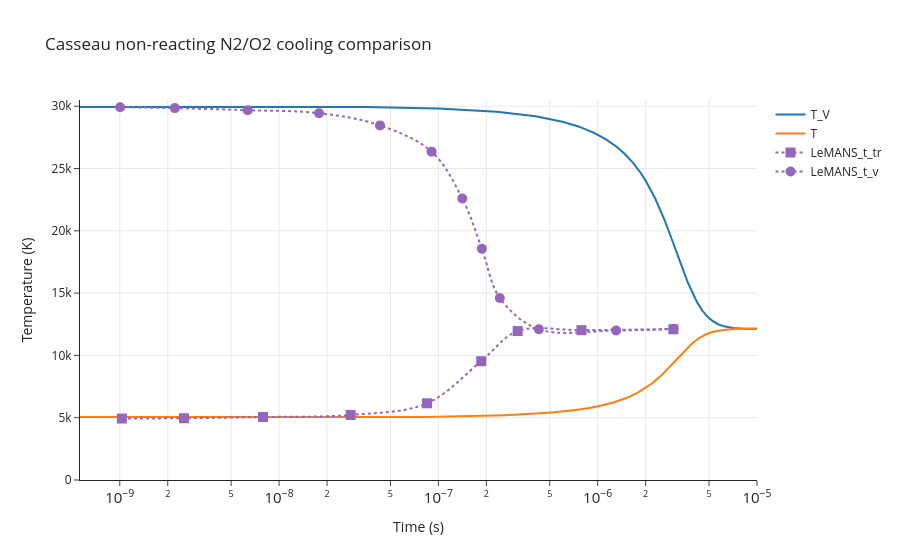

Notebook source saved alongside this figure:
### Code cell
make_temperature_reference_plot(
    result=multispecies_cooling_result,
    reference_csv=RESULTS_DIR / 'casseau_figure_3_4.csv',
    title='Casseau non-reacting N2/O2 cooling comparison',
    yaxis_range=[0, 30500],
    T_eq=7623.3,
)

### Figure 1 — Plotly figure (JSON) as saved in the notebook; plotly's stock layout.template omitted (floating-point values rounded to 4 significant figures; data arrays with more than 128 entries replaced by an {"elided": "..."} marker saying what was removed)
{"data": [{"mode": "lines", "name": "T_V", "type": "scatter", "x": {"elided": "10001 float values"}, "y": {"elided": "10001 float values"}}, {"mode": "lines", "name": "T", "type": "scatter", "x": {"elided": "10001 float values"}, "y": {"elided": "10001 float values"}}, {"line": {"dash": "dot", "shape": "spline", "smoothing": 1}, "marker": {"color": "#9467bd", "size": 10, "symbol": "square"}, "mode": "markers+lines", "name": "LeMANS_t_tr", "type": "scatter", "x": [1.031e-09, 2.528e-09, 7.923e-09, 2.815e-08, 8.48e-08, 1.856e-07, 3.146e-07, 7.909e-07, 2.984e-06], "y": [4934.0, 4958.0, 5054.0, 5222.0, 6156.0, 9534.0, 11950.0, 12030.0, 12100.0]}, {"line": {"dash": "dot", "shape": "spline", "smoothing": 1}, "marker": {"color": "#9467bd", "size": 10, "symbol": "circle"}, "mode": "markers+lines", "name": "LeMANS_t_v", "type": "scatter", "x": [1.004e-09, 2.217e-09, 6.347e-09, 1.781e-08, 4.3e-08, 9.062e-08, 1.412e-07, 1.875e-07, 2.428e-07, 4.27e-07, 1.305e-06, 2.999e-06], "y": [29920.0, 29850.0, 29680.0, 29440.0, 28460.0, 26350.0, 22590.0, 18570.0, 14610.0, 12100.0, 12000.0, 12150.0]}], "layout": {"shapes": [{"line": {"color": "black", "dash": "dash"}, "type": "line", "x0": 0, "x1": 1, "xref": "x domain", "y0": 7623.0, "y1": 7623.0, "yref": "y"}], "title": {"text": "Casseau non-reacting N2/O2 cooling comparison"}, "xaxis": {"exponentformat": "power", "showexponent": "all", "showgrid": true, "title": {"text": "Time (s)"}, "type": "log"}, "yaxis": {"range": [0, 30500], "showgrid": true, "title": {"text": "Temperature (K)"}}}}
